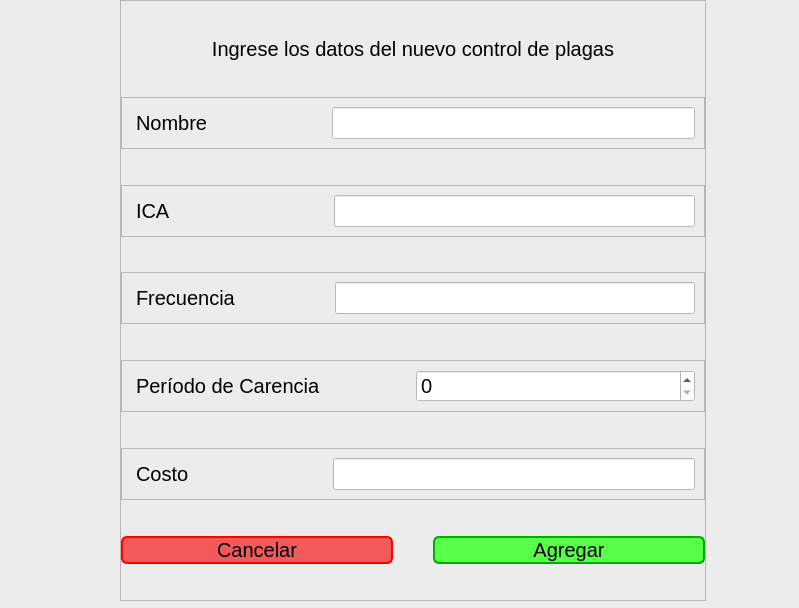
<?xml version="1.0" encoding="UTF-8"?>
<ui version="4.0">
 <class>Add_Pest_Control</class>
 <widget class="QMainWindow" name="Add_Pest_Control">
  <property name="geometry">
   <rect>
    <x>0</x>
    <y>0</y>
    <width>799</width>
    <height>608</height>
   </rect>
  </property>
  <property name="windowTitle">
   <string>Agregar Control de Plagas</string>
  </property>
  <widget class="QWidget" name="Background">
   <property name="styleSheet">
    <string notr="true">QWidget{
	background-color: rgb(236, 236, 236)
}</string>
   </property>
   <widget class="QFrame" name="frame">
    <property name="geometry">
     <rect>
      <x>120</x>
      <y>0</y>
      <width>586</width>
      <height>601</height>
     </rect>
    </property>
    <property name="styleSheet">
     <string notr="true">QLineEdit, QSpinBox{
	background-color: white;
	font-size: 20px;
}

QLabel{
	font-size: 20px;
}

QPushButton{
	font-size: 20px;
	border: 2px solid;
	border-radius: 6px;
}

QPushButton::pressed{
	color: rgb(225, 225, 225);
	border-radius: 0;
}

#Add{
	background-color: rgb(87, 255, 75);
	border-color: rgb(0, 172, 0);
}

#Add::hover{
	background-color: rgb(56, 247, 42);
}

#Add::pressed{
	background-color: rgb(0, 172, 0);
	border-color: rgb(87, 255, 75)
}

#Cancel{
	background-color: rgb(242, 90, 90);
	border-color: rgb(255, 0, 0)
}

#Cancel::hover{
	background-color: rgb(237, 50, 50);
	border-color: rgb(255, 0, 0)
}

#Cancel::pressed{
	background-color: rgb(255, 0, 0);
	border-color: rgb(255, 101, 101)
}</string>
    </property>
    <property name="frameShape">
     <enum>QFrame::StyledPanel</enum>
    </property>
    <property name="frameShadow">
     <enum>QFrame::Raised</enum>
    </property>
    <layout class="QVBoxLayout" name="verticalLayout">
     <property name="spacing">
      <number>0</number>
     </property>
     <property name="leftMargin">
      <number>0</number>
     </property>
     <property name="topMargin">
      <number>0</number>
     </property>
     <property name="rightMargin">
      <number>0</number>
     </property>
     <property name="bottomMargin">
      <number>0</number>
     </property>
     <item>
      <spacer name="verticalSpacer_7">
       <property name="orientation">
        <enum>Qt::Vertical</enum>
       </property>
       <property name="sizeHint" stdset="0">
        <size>
         <width>20</width>
         <height>40</height>
        </size>
       </property>
      </spacer>
     </item>
     <item>
      <widget class="QLabel" name="Introduction">
       <property name="text">
        <string>&lt;html&gt;&lt;head/&gt;&lt;body&gt;&lt;p align=&quot;center&quot;&gt;&lt;span style=&quot; font-size:15pt;&quot;&gt;Ingrese los datos del nuevo control de plagas&lt;/span&gt;&lt;/p&gt;&lt;/body&gt;&lt;/html&gt;</string>
       </property>
      </widget>
     </item>
     <item>
      <spacer name="verticalSpacer">
       <property name="orientation">
        <enum>Qt::Vertical</enum>
       </property>
       <property name="sizeHint" stdset="0">
        <size>
         <width>20</width>
         <height>40</height>
        </size>
       </property>
      </spacer>
     </item>
     <item>
      <widget class="QFrame" name="Name">
       <property name="frameShape">
        <enum>QFrame::StyledPanel</enum>
       </property>
       <property name="frameShadow">
        <enum>QFrame::Raised</enum>
       </property>
       <layout class="QHBoxLayout" name="horizontalLayout_2">
        <item>
         <widget class="QLabel" name="Label">
          <property name="styleSheet">
           <string notr="true">QLabel{
	margin-right: 113px;
}</string>
          </property>
          <property name="text">
           <string>Nombre</string>
          </property>
         </widget>
        </item>
        <item>
         <widget class="QLineEdit" name="lineEdit">
          <property name="styleSheet">
           <string notr="true"/>
          </property>
         </widget>
        </item>
       </layout>
      </widget>
     </item>
     <item>
      <spacer name="verticalSpacer_2">
       <property name="orientation">
        <enum>Qt::Vertical</enum>
       </property>
       <property name="sizeHint" stdset="0">
        <size>
         <width>20</width>
         <height>40</height>
        </size>
       </property>
      </spacer>
     </item>
     <item>
      <widget class="QFrame" name="ICA">
       <property name="frameShape">
        <enum>QFrame::StyledPanel</enum>
       </property>
       <property name="frameShadow">
        <enum>QFrame::Raised</enum>
       </property>
       <layout class="QHBoxLayout" name="horizontalLayout">
        <item>
         <widget class="QLabel" name="Label_5">
          <property name="styleSheet">
           <string notr="true">QLabel{
	margin-right: 152px
}</string>
          </property>
          <property name="text">
           <string>ICA</string>
          </property>
         </widget>
        </item>
        <item>
         <widget class="QLineEdit" name="lineEdit_2"/>
        </item>
       </layout>
      </widget>
     </item>
     <item>
      <spacer name="verticalSpacer_3">
       <property name="orientation">
        <enum>Qt::Vertical</enum>
       </property>
       <property name="sizeHint" stdset="0">
        <size>
         <width>20</width>
         <height>40</height>
        </size>
       </property>
      </spacer>
     </item>
     <item>
      <widget class="QFrame" name="Frequency">
       <property name="frameShape">
        <enum>QFrame::StyledPanel</enum>
       </property>
       <property name="frameShadow">
        <enum>QFrame::Raised</enum>
       </property>
       <layout class="QHBoxLayout" name="horizontalLayout_4">
        <item>
         <widget class="QLabel" name="Label_4">
          <property name="styleSheet">
           <string notr="true">QLabel{
	margin-right: 88px
}</string>
          </property>
          <property name="text">
           <string>Frecuencia</string>
          </property>
         </widget>
        </item>
        <item>
         <widget class="QLineEdit" name="lineEdit_3"/>
        </item>
       </layout>
      </widget>
     </item>
     <item>
      <spacer name="verticalSpacer_4">
       <property name="orientation">
        <enum>Qt::Vertical</enum>
       </property>
       <property name="sizeHint" stdset="0">
        <size>
         <width>20</width>
         <height>40</height>
        </size>
       </property>
      </spacer>
     </item>
     <item>
      <widget class="QFrame" name="Grace_Period">
       <property name="frameShape">
        <enum>QFrame::StyledPanel</enum>
       </property>
       <property name="frameShadow">
        <enum>QFrame::Raised</enum>
       </property>
       <layout class="QHBoxLayout" name="horizontalLayout_6">
        <item>
         <widget class="QLabel" name="Label_3">
          <property name="styleSheet">
           <string notr="true">QLabel{
	margin-right: 5px
}</string>
          </property>
          <property name="text">
           <string>Período de Carencia</string>
          </property>
         </widget>
        </item>
        <item>
         <widget class="QSpinBox" name="spinBox"/>
        </item>
       </layout>
      </widget>
     </item>
     <item>
      <spacer name="verticalSpacer_8">
       <property name="orientation">
        <enum>Qt::Vertical</enum>
       </property>
       <property name="sizeHint" stdset="0">
        <size>
         <width>20</width>
         <height>40</height>
        </size>
       </property>
      </spacer>
     </item>
     <item>
      <widget class="QFrame" name="Value">
       <property name="frameShape">
        <enum>QFrame::StyledPanel</enum>
       </property>
       <property name="frameShadow">
        <enum>QFrame::Raised</enum>
       </property>
       <layout class="QHBoxLayout" name="horizontalLayout_5">
        <item>
         <widget class="QLabel" name="Label_2">
          <property name="styleSheet">
           <string notr="true">QLabel{
	margin-right: 133px
}</string>
          </property>
          <property name="text">
           <string>Costo</string>
          </property>
         </widget>
        </item>
        <item>
         <widget class="QLineEdit" name="lineEdit_4">
          <property name="styleSheet">
           <string notr="true"/>
          </property>
         </widget>
        </item>
       </layout>
      </widget>
     </item>
     <item>
      <spacer name="verticalSpacer_5">
       <property name="orientation">
        <enum>Qt::Vertical</enum>
       </property>
       <property name="sizeHint" stdset="0">
        <size>
         <width>20</width>
         <height>40</height>
        </size>
       </property>
      </spacer>
     </item>
     <item>
      <layout class="QHBoxLayout" name="horizontalLayout_3">
       <item>
        <widget class="QPushButton" name="Cancel">
         <property name="cursor">
          <cursorShape>PointingHandCursor</cursorShape>
         </property>
         <property name="text">
          <string>Cancelar</string>
         </property>
        </widget>
       </item>
       <item>
        <spacer name="horizontalSpacer">
         <property name="orientation">
          <enum>Qt::Horizontal</enum>
         </property>
         <property name="sizeType">
          <enum>QSizePolicy::Maximum</enum>
         </property>
         <property name="sizeHint" stdset="0">
          <size>
           <width>40</width>
           <height>20</height>
          </size>
         </property>
        </spacer>
       </item>
       <item>
        <widget class="QPushButton" name="Add">
         <property name="cursor">
          <cursorShape>PointingHandCursor</cursorShape>
         </property>
         <property name="text">
          <string>Agregar</string>
         </property>
        </widget>
       </item>
      </layout>
     </item>
     <item>
      <spacer name="verticalSpacer_6">
       <property name="orientation">
        <enum>Qt::Vertical</enum>
       </property>
       <property name="sizeHint" stdset="0">
        <size>
         <width>20</width>
         <height>40</height>
        </size>
       </property>
      </spacer>
     </item>
    </layout>
   </widget>
  </widget>
 </widget>
 <resources/>
 <connections/>
</ui>
